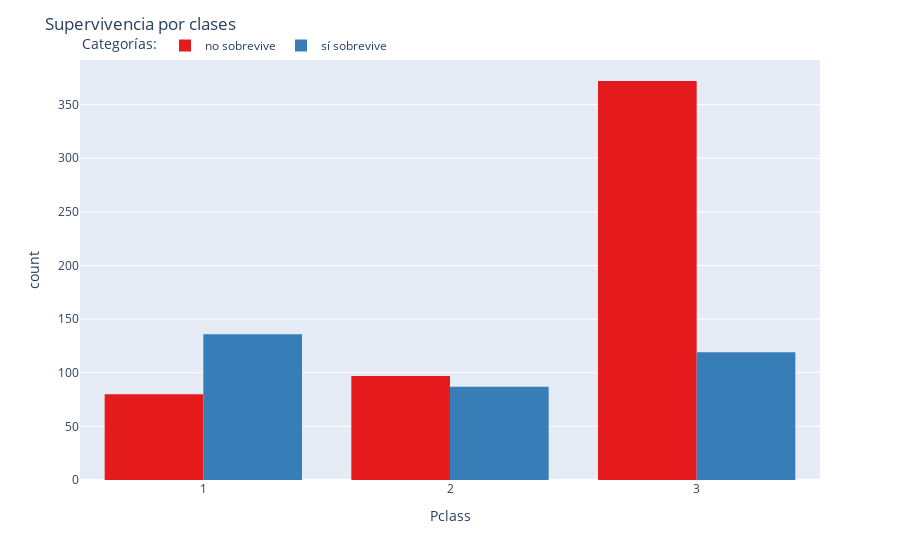

This figure's notebook cell:
### Markdown cell above
Si miramos la intersección entre la supervivencia y la clase en la que viajan en la matriz, con un valor de -0.34, observamos una correlación negativa moderada por la cual interpretamos que cuanto más baja sea la clase del pasajero (recordemos que la clase más alta es la primera clase y la más baja es la tercera clase), la probabilidad de supervivencia disminuye.

### Code cell
# creamos la figura a partir de la variable "Pclass" y le indicamos las características que queremos que tenga

fig_pclass = px.histogram(df2,
                          x = 'Pclass',
                          barmode = 'group',
                          color = 'Cat_Survived',
                          color_discrete_sequence=px.colors.qualitative.Set1) 
                          
# personalizamos la leyenda

fig_pclass.update_layout(title = 'Supervivencia por clases',
                         legend_title_text='Categorías:', 
                         legend=dict(orientation="h", 
                                     yanchor="bottom", 
                                     y=1))

# mostramos el gráfico
fig_pclass.show()

### Figure 1 — Plotly figure (JSON) as saved in the notebook; plotly's stock layout.template omitted (floating-point values rounded to 4 significant figures; data arrays with more than 128 entries replaced by an {"elided": "..."} marker saying what was removed)
{"data": [{"alignmentgroup": "True", "bingroup": "x", "hovertemplate": "Cat_Survived=no sobrevive<br>Pclass=%{x}<br>count=%{y}<extra></extra>", "legendgroup": "no sobrevive", "marker": {"color": "rgb(228,26,28)", "pattern": {"shape": ""}}, "name": "no sobrevive", "offsetgroup": "no sobrevive", "orientation": "v", "showlegend": true, "type": "histogram", "x": {"elided": "549 int values"}, "xaxis": "x", "yaxis": "y"}, {"alignmentgroup": "True", "bingroup": "x", "hovertemplate": "Cat_Survived=sí sobrevive<br>Pclass=%{x}<br>count=%{y}<extra></extra>", "legendgroup": "sí sobrevive", "marker": {"color": "rgb(55,126,184)", "pattern": {"shape": ""}}, "name": "sí sobrevive", "offsetgroup": "sí sobrevive", "orientation": "v", "showlegend": true, "type": "histogram", "x": {"elided": "342 int values"}, "xaxis": "x", "yaxis": "y"}], "layout": {"barmode": "group", "legend": {"orientation": "h", "title": {"text": "Categorías:"}, "tracegroupgap": 0, "y": 1, "yanchor": "bottom"}, "margin": {"t": 60}, "title": {"text": "Supervivencia por clases"}, "xaxis": {"anchor": "y", "domain": [0, 1], "title": {"text": "Pclass"}}, "yaxis": {"anchor": "x", "domain": [0, 1], "title": {"text": "count"}}}}
